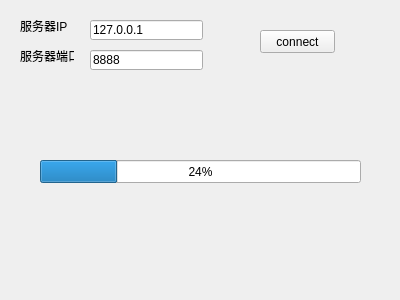
<?xml version="1.0" encoding="UTF-8"?>
<ui version="4.0">
 <class>clientWidget</class>
 <widget class="QWidget" name="clientWidget">
  <property name="geometry">
   <rect>
    <x>0</x>
    <y>0</y>
    <width>400</width>
    <height>300</height>
   </rect>
  </property>
  <property name="windowTitle">
   <string>Form</string>
  </property>
  <widget class="QLabel" name="label">
   <property name="geometry">
    <rect>
     <x>20</x>
     <y>20</y>
     <width>54</width>
     <height>12</height>
    </rect>
   </property>
   <property name="text">
    <string>服务器IP</string>
   </property>
  </widget>
  <widget class="QLabel" name="label_2">
   <property name="geometry">
    <rect>
     <x>20</x>
     <y>50</y>
     <width>54</width>
     <height>12</height>
    </rect>
   </property>
   <property name="text">
    <string>服务器端口</string>
   </property>
  </widget>
  <widget class="QLineEdit" name="lineEdit">
   <property name="geometry">
    <rect>
     <x>90</x>
     <y>20</y>
     <width>113</width>
     <height>20</height>
    </rect>
   </property>
   <property name="text">
    <string>127.0.0.1</string>
   </property>
  </widget>
  <widget class="QLineEdit" name="lineEdit_2">
   <property name="geometry">
    <rect>
     <x>90</x>
     <y>50</y>
     <width>113</width>
     <height>20</height>
    </rect>
   </property>
   <property name="text">
    <string>8888</string>
   </property>
  </widget>
  <widget class="QPushButton" name="pushButton">
   <property name="geometry">
    <rect>
     <x>260</x>
     <y>30</y>
     <width>75</width>
     <height>23</height>
    </rect>
   </property>
   <property name="text">
    <string>connect</string>
   </property>
  </widget>
  <widget class="QProgressBar" name="progressBar">
   <property name="geometry">
    <rect>
     <x>40</x>
     <y>160</y>
     <width>321</width>
     <height>23</height>
    </rect>
   </property>
   <property name="value">
    <number>24</number>
   </property>
  </widget>
 </widget>
 <resources/>
 <connections/>
</ui>
